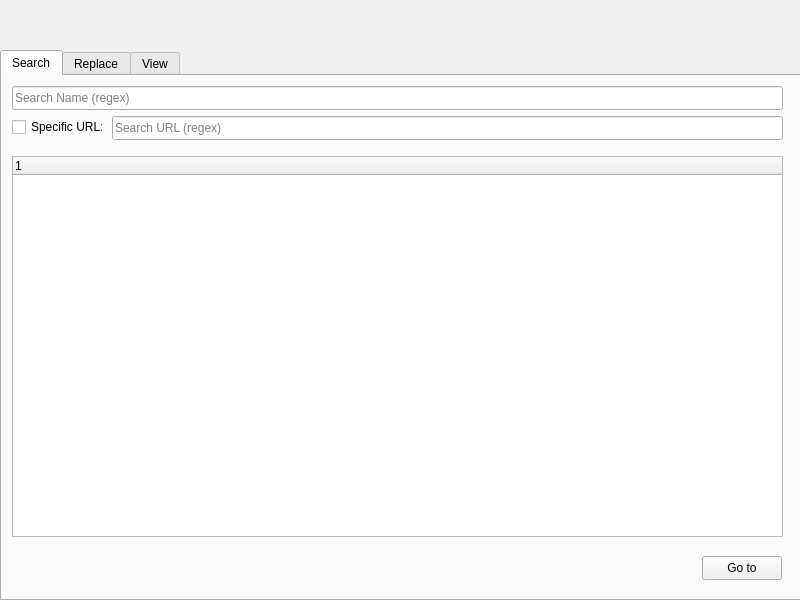
<?xml version="1.0" encoding="UTF-8"?>
<ui version="4.0">
 <class>Widget</class>
 <widget class="QWidget" name="Widget">
  <property name="geometry">
   <rect>
    <x>0</x>
    <y>0</y>
    <width>800</width>
    <height>600</height>
   </rect>
  </property>
  <property name="windowTitle">
   <string>Widget</string>
  </property>
  <widget class="QTabWidget" name="tabWidget">
   <property name="geometry">
    <rect>
     <x>0</x>
     <y>50</y>
     <width>801</width>
     <height>551</height>
    </rect>
   </property>
   <property name="styleSheet">
    <string notr="true"/>
   </property>
   <property name="currentIndex">
    <number>0</number>
   </property>
   <widget class="QWidget" name="tab">
    <attribute name="title">
     <string>Search</string>
    </attribute>
    <widget class="QLineEdit" name="search_input_name">
     <property name="geometry">
      <rect>
       <x>10</x>
       <y>10</y>
       <width>771</width>
       <height>24</height>
      </rect>
     </property>
     <property name="placeholderText">
      <string>Search Name (regex)</string>
     </property>
    </widget>
    <widget class="QPushButton" name="search_button_goto">
     <property name="geometry">
      <rect>
       <x>700</x>
       <y>480</y>
       <width>80</width>
       <height>24</height>
      </rect>
     </property>
     <property name="text">
      <string>Go to</string>
     </property>
    </widget>
    <widget class="QTreeWidget" name="search_res_tree">
     <property name="enabled">
      <bool>true</bool>
     </property>
     <property name="geometry">
      <rect>
       <x>10</x>
       <y>80</y>
       <width>771</width>
       <height>381</height>
      </rect>
     </property>
     <property name="editTriggers">
      <set>QAbstractItemView::EditTrigger::NoEditTriggers</set>
     </property>
     <property name="selectionMode">
      <enum>QAbstractItemView::SelectionMode::ExtendedSelection</enum>
     </property>
     <column>
      <property name="text">
       <string notr="true">1</string>
      </property>
     </column>
    </widget>
    <widget class="QCheckBox" name="search_is_specific_url">
     <property name="geometry">
      <rect>
       <x>10</x>
       <y>40</y>
       <width>91</width>
       <height>22</height>
      </rect>
     </property>
     <property name="text">
      <string>Specific URL:</string>
     </property>
    </widget>
    <widget class="QLineEdit" name="search_input_url">
     <property name="geometry">
      <rect>
       <x>110</x>
       <y>40</y>
       <width>671</width>
       <height>24</height>
      </rect>
     </property>
     <property name="placeholderText">
      <string>Search URL (regex)</string>
     </property>
    </widget>
   </widget>
   <widget class="QWidget" name="widget">
    <property name="enabled">
     <bool>true</bool>
    </property>
    <attribute name="title">
     <string>Replace</string>
    </attribute>
    <widget class="QLineEdit" name="replace_input_search">
     <property name="geometry">
      <rect>
       <x>10</x>
       <y>10</y>
       <width>351</width>
       <height>24</height>
      </rect>
     </property>
     <property name="placeholderText">
      <string>Search</string>
     </property>
    </widget>
    <widget class="QLineEdit" name="replace_input_replace">
     <property name="geometry">
      <rect>
       <x>430</x>
       <y>10</y>
       <width>351</width>
       <height>24</height>
      </rect>
     </property>
     <property name="placeholderText">
      <string>Replace</string>
     </property>
    </widget>
    <widget class="QLineEdit" name="replace_input_url">
     <property name="geometry">
      <rect>
       <x>230</x>
       <y>40</y>
       <width>551</width>
       <height>24</height>
      </rect>
     </property>
     <property name="placeholderText">
      <string>regex</string>
     </property>
    </widget>
    <widget class="QCheckBox" name="replace_match_url">
     <property name="geometry">
      <rect>
       <x>10</x>
       <y>40</y>
       <width>221</width>
       <height>22</height>
      </rect>
     </property>
     <property name="text">
      <string>If the URL matches the following rule:</string>
     </property>
    </widget>
    <widget class="QLabel" name="label">
     <property name="geometry">
      <rect>
       <x>375</x>
       <y>8</y>
       <width>41</width>
       <height>21</height>
      </rect>
     </property>
     <property name="font">
      <font>
       <pointsize>20</pointsize>
       <bold>true</bold>
      </font>
     </property>
     <property name="text">
      <string>--&gt;</string>
     </property>
    </widget>
    <widget class="QScrollArea" name="scrollArea">
     <property name="geometry">
      <rect>
       <x>10</x>
       <y>70</y>
       <width>351</width>
       <height>391</height>
      </rect>
     </property>
     <property name="widgetResizable">
      <bool>true</bool>
     </property>
     <widget class="QWidget" name="scrollAreaWidgetContents">
      <property name="geometry">
       <rect>
        <x>0</x>
        <y>0</y>
        <width>349</width>
        <height>389</height>
       </rect>
      </property>
     </widget>
    </widget>
    <widget class="QScrollArea" name="scrollArea_2">
     <property name="geometry">
      <rect>
       <x>430</x>
       <y>70</y>
       <width>351</width>
       <height>391</height>
      </rect>
     </property>
     <property name="widgetResizable">
      <bool>true</bool>
     </property>
     <widget class="QWidget" name="scrollAreaWidgetContents_2">
      <property name="geometry">
       <rect>
        <x>0</x>
        <y>0</y>
        <width>349</width>
        <height>389</height>
       </rect>
      </property>
     </widget>
    </widget>
    <widget class="QPushButton" name="replace_button_commit">
     <property name="geometry">
      <rect>
       <x>700</x>
       <y>480</y>
       <width>80</width>
       <height>24</height>
      </rect>
     </property>
     <property name="text">
      <string>Commit</string>
     </property>
    </widget>
    <widget class="QPushButton" name="replace_button_reset">
     <property name="geometry">
      <rect>
       <x>610</x>
       <y>480</y>
       <width>80</width>
       <height>24</height>
      </rect>
     </property>
     <property name="text">
      <string>Reset</string>
     </property>
    </widget>
    <widget class="QCheckBox" name="replace_is_live_preview">
     <property name="geometry">
      <rect>
       <x>10</x>
       <y>480</y>
       <width>91</width>
       <height>22</height>
      </rect>
     </property>
     <property name="text">
      <string>Live preview</string>
     </property>
    </widget>
   </widget>
   <widget class="QWidget" name="tab_2">
    <attribute name="title">
     <string>View</string>
    </attribute>
    <widget class="QTreeWidget" name="view_tree">
     <property name="geometry">
      <rect>
       <x>10</x>
       <y>10</y>
       <width>771</width>
       <height>501</height>
      </rect>
     </property>
     <column>
      <property name="text">
       <string notr="true">1</string>
      </property>
     </column>
    </widget>
   </widget>
  </widget>
 </widget>
 <resources/>
 <connections/>
</ui>
